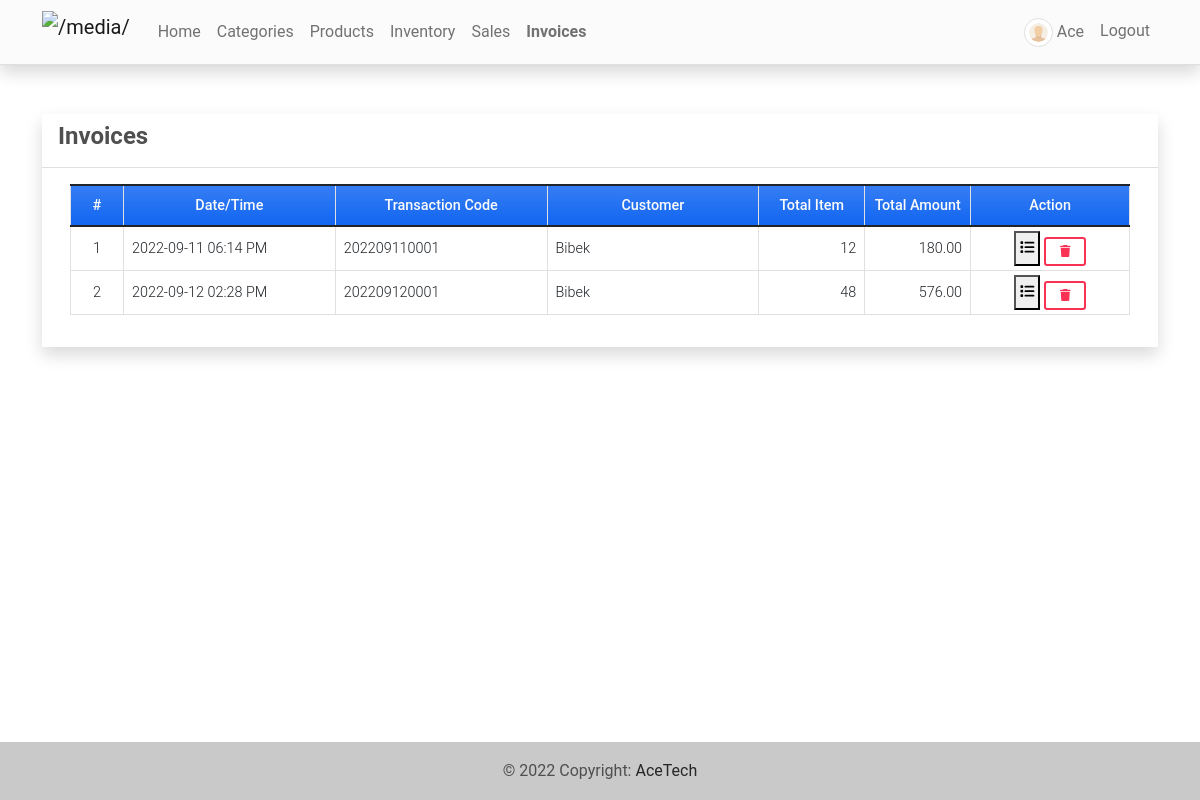
The page /invoices (signed in) on the database its author committed.
### imsApp/models.py (models this page shows, shortened)
class Invoice(models.Model):
    transaction = models.CharField(max_length = 250)
    customer = models.CharField(max_length = 250)
    total = models.FloatField(default= 0)
    date_created = models.DateTimeField(default=timezone.now)
    date_updated = models.DateTimeField(auto_now=True)
    def item_count(self):
        return Invoice_Item.objects.filter(invoice = self).aggregate(Sum('quantity'))['quantity__sum']

### imsApp/views.py (the view)
# urls.py: path('invoices',views.invoices,name='invoice-page'),
@login_required
def invoices(request):
    invoice =  Invoice.objects.all()
    context['page_title'] = 'Invoices'
    context['invoices'] = invoice
    return render(request, 'invoices.html', context)

### imsApp/templates/invoices.html (shortened to what this page needs)
{% extends 'base.html' %} {% load humanize %} {% block pageContent %}
<div class="col-lg-12 col-md-12 col-sm-12 col-xs-12">
    <div class="card card-default rounded-0 shadow ">
        <div class="card-header">
            <div class="d-flex w-100 align-items-center justify-content-between">
                <h4 class="card-title fw-bold">Invoices</h4>
            </div>
        </div>
        <div class="card-body">
            <div class="container-fluid">
                <table class="table table-bordered" id="invoice-list">
                    <colgroup>
                        <col width="5%">
                        <col width="20%">
                        <col width="20%">
                        <col width="20%">
                        <col width="10%">
                        <col width="10%">
                        <col width="15%">
                    </colgroup>
                    <thead>
                        <tr class="bg-gradient bg-primary bg-opacity-50 text-light">
                            <th class="px-2 py-2 text-center">#</th>
                            <th class="px-2 py-2 text-center">Date/Time</th>
                            <th class="px-2 py-2 text-center">Transaction Code</th>
                            <th class="px-2 py-2 text-center">Customer</th>
                            <th class="px-2 py-2 text-center">Total Item</th>
                            <th class="px-2 py-2 text-center">Total Amount</th>
                            <th class="px-2 py-2 text-center">Action</th>
                        </tr>
                    </thead>
                    <tbody>
                        {% for invoice in invoices %}
                        <tr>
                            <td class="px-2 py-1 align-middle text-center">{{ forloop.counter }}</td>
                            <td class="px-2 py-1 align-middle">{{ invoice.date_created|date:"Y-m-d h:i A" }}</td>
                            <td class="px-2 py-1 align-middle">{{ invoice.transaction }}</td>
                            <td class="px-2 py-1 align-middle">{{ invoice.customer }}</td>
                            <td class="px-2 py-1 align-middle text-end">{{ invoice.item_count|floatformat:0|intcomma }}</td>
                            <td class="px-2 py-1 align-middle text-end">{{ invoice.total|floatformat:2|intcomma }}</td>
                            <td class="px-2 py-1 align-middle text-center">
                                <button class="mdc-button mdc-button--raised p-1 icon-button filled-button--light mdc-ripple-upgraded view-data" type="button" data-id="{{ invoice.pk }}" title="View Receipt">
                                    <i class="fa fa-list"></i>
                                </button>
                                <button class="btn btn-outline-danger btn-sm delete-data" type="button" data-id="{{ invoice.pk }}" title="Delete">
                                    <i class="fa fa-trash"></i>
                                </button>
                            </td>
                        </tr>
                        {% endfor %}
                    </tbody>
                </table>
            </div>
        </div>
    </div>
</div>
{% endblock pageContent %}

### imsApp/templates/topNavigation.html (shortened to what this page needs)
{% load static %}
<header>
    <nav class="navbar navbar-expand-lg navbar-light bg-light text-dark fixed-top text-success shadow border-bottom">
        <div class="container">
            <a class="navbar-brand" target="_blank" href="{% url 'home-page' %}">
                <img src="{{ MEDIA_URL }}/default/acetech.png" height="16" alt="{{ MEDIA_URL }}" loading="lazy" style="margin-top: -3px;" />
            </a>
            <div class="collapse navbar-collapse text-white" id="navbarExample01">
                <ul class="navbar-nav me-auto mb-2 mb-lg-0" id="topNav">
                    {% if user.id %}
                    <li class="nav-item">
                        <a class="nav-link" aria-current="page" href="{% url 'home-page' %}">Home</a>
                    </li>
                    <li class="nav-item">
                        <a class="nav-link" aria-current="page" href="{% url 'category-page' %}">Categories</a>
                    </li>
                    <li class="nav-item">
                        <a class="nav-link" aria-current="page" href="{% url 'product-page' %}">Products</a>
                    </li>
                    <li class="nav-item">
                        <a class="nav-link" aria-current="page" href="{% url 'inventory-page' %}">Inventory</a>
                    </li>
                    <li class="nav-item">
                        <a class="nav-link" aria-current="page" href="{% url 'sales-page' %}">Sales</a>
                    </li>
                    <li class="nav-item">
                        <a class="nav-link" aria-current="page" href="{% url 'invoice-page' %}">Invoices</a>
                    </li>
                    {% endif %}
                </ul>
                <ul class="navbar-nav d-flex flex-row">
                    {% if user.id %} {% if user.profile.user_type == 1 %} {% endif %}
                    <li class="nav-item me-3 me-lg-0">
                        <a class="nav-link" href="{% url 'profile' %}">
                            <span class="me-1"><img src="{{ MEDIA_URL }}/default/default-avatar.png" alt="User Avatar" id="user-avatar" class="img-thumbnail rounded-circle"></span>{{ user.first_name }}
                        </a>
                    </li>
                    <li class="nav-item me-3 me-lg-0">
                        <a class="nav-link" href="{% url 'logout' %}">Logout</a>
                    </li>
                    {% endif %}
                </ul>
            </div>
        </div>
    </nav>
</header>

### static/assets/default/css/style.css (style rules this page uses)
html, body { height: 100%; width: 100%; max-height: 100%; overflow: auto; display: flex; flex-direction: column; }
body>header { flex-shrink: auto; }
#user-avatar { width: 1.8rem; height: 1.8rem; object-fit: scale-down; object-position: center center; }
.navbar-brand>img { height: 2em; }
.nav-item.active a.nav-link { font-weight: bolder !important; }

### rows shown on the page
Invoice: date_created "2022-09-11 06:14 PM", transaction "202209110001", customer "Bibek", item_count "12", total "180.00"
Invoice: date_created "2022-09-12 02:28 PM", transaction "202209120001", customer "Bibek", item_count "48", total "576.00"

### other values the page prints
{{ user.first_name }} "Ace"
